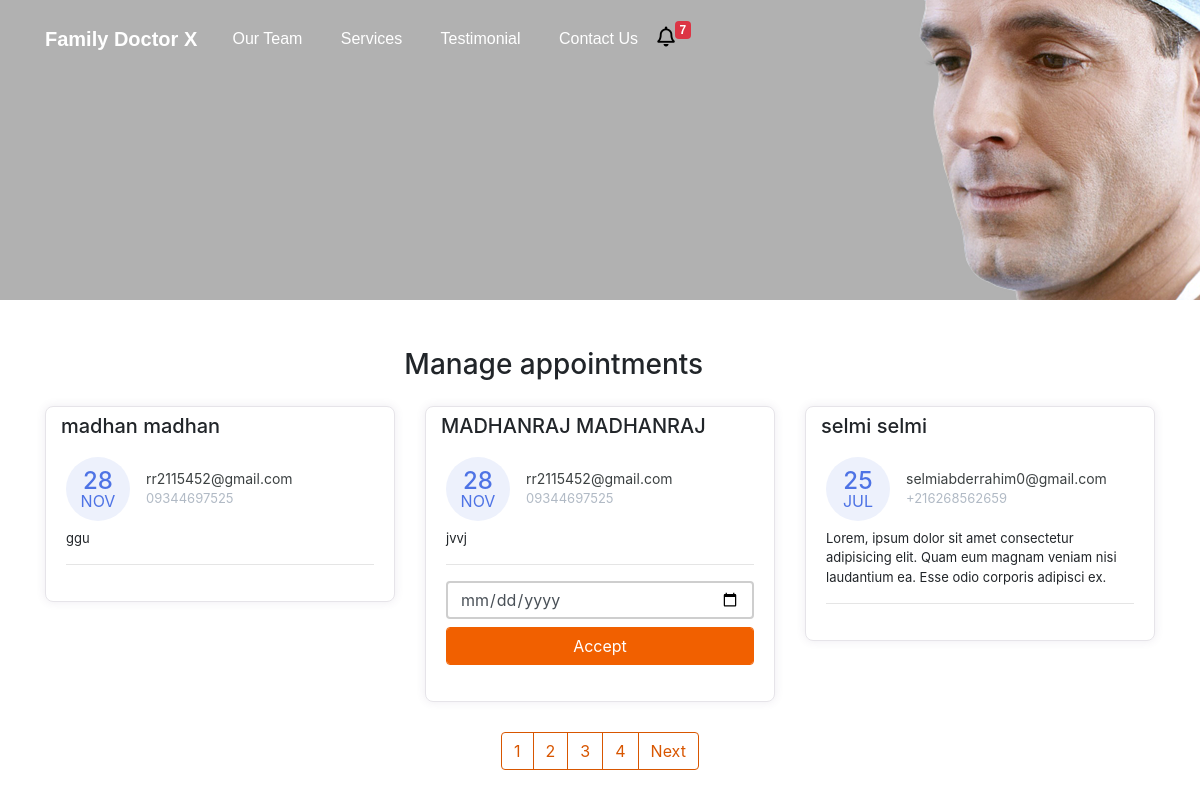
The page /manage-appointments/ on the database its author committed.
### doctor/models.py (models this page shows, shortened)
class Appointment(models.Model):
    first_name = models.CharField(max_length=50)
    last_name = models.CharField(max_length=50)
    email = models.CharField(max_length=50)
    phone = models.CharField(max_length=50)
    request = models.TextField(blank=True)
    sent_date = models.DateField(auto_now_add=True)
    accepted = models.BooleanField(default=False)
    accepted_date = models.DateField(auto_now_add=False, null=True, blank=True)
    class Meta:
        ordering = ["-sent_date"]

### doctor/views.py (the view, shortened to what this page needs)
# urls.py: path("manage-appointments/", ManageAppointmentTemplateView.as_view(), name="manage"),
class ManageAppointmentTemplateView(ListView):
    template_name = "manage-appointments.html"
    model = Appointment
    context_object_name = "appointments"
    login_required = True
    paginate_by = 3
    def get_context_data(self,*args, **kwargs):
        context = super().get_context_data(*args, **kwargs)
        appointments = Appointment.objects.all()
        context.update({
            "title":"Manage Appointments"
        })
        return context

### doctor/context_processors.py (called while the page is built)
def get_notification(request):
    count = Appointment.objects.filter(accepted=False).count()
    data = {
        "count":count
    }
    return data

### templates/manage-appointments.html (shortened to what this page needs)
{% extends 'base.html' %}
{% block content %}
    <div class="container mt-5">
        <div class="col-11 text-center mt-4 mb-4">
            <h3>
                Manage appointments
            </h3>
        </div>
        <div class="row">
        {% for app in appointments %}
            <div class="col-lg-4">
                <div class="card card-margin">
                    <div class="card-header no-border">
                        <h5 class="card-title">{{app.first_name}} {{app.last_name}}</h5>
                    </div>
                    <div class="card-body pt-0">
                        <div class="widget-49">
                            <div class="widget-49-title-wrapper">
                                <div class="widget-49-date-primary">
                                    <span class="widget-49-date-day">{{app.sent_date|date:"d"}}</span>
                                    <span class="widget-49-date-month">{{app.sent_date|date:"M"}}</span>
                                </div>
                                <div class="widget-49-meeting-info">
                                    <span class="widget-49-pro-title">{{app.email}}</span>
                                    <span class="widget-49-meeting-time">{{app.phone}}</span>
                                </div>
                            </div>
                            <div class="widget-49-meeting-points">
                                <span>{{app.request}}</span>
                            </div>
                            <hr class="w-100">
                            {% if app.accepted == False %}
                            <form method="POST" action="{% url 'manage' %}">
                            <div class="form-group">
                                <input type="date" name="date" class="form-control mb-2"
                                    placeholder="dd-mm-yyyy" value=""
                                    min="1997-01-01" max="2030-12-31">
                                <input class="btn-block btn-primary form-control" type="submit" value="Accept">
                            </div>
                            </form>
                            {% endif %}
                        </div>
                    </div>
                </div>
            </div>
        {% endfor %}
        </div>
        {% if is_paginated %}
        <div class="wrapper">
            <nav aria-label="Page navigation example">
                <ul class="pagination">
                    {% for number in page_obj.paginator.page_range %}
                    <li class="page-item"><a class="page-link" href="?page={{number}}">{{number}}</a></li>
                    {% endfor %}
                    {% if page_obj.has_next %}
                    <li class="page-item"><a class="page-link" href="?page={{page_obj.prebious_page_number}}">Next</a></li>
                    {% endif %}
                </ul>
            </nav>
        </div>
        {% endif %}
{% endblock content %}

### templates/base.html (shortened to what this page needs)
{% load static %}
<!DOCTYPE html>
<html lang="en">
<head>
  <link href="{% static 'css/bootstrap.min.css' %}" rel="stylesheet">
  <link rel="stylesheet" href="https://cdnjs.cloudflare.com/ajax/libs/font-awesome/5.15.3/css/all.min.css" />
  <link rel="stylesheet" href="{% static 'css/styles.css' %}" />
</head>
<body>
  <div class="header" style="
  background: rgb(177, 177, 177) url('../static/img/header.png') no-repeat fixed center
  {% if "appointment" in request.path %}
  max-height:300px!important;min-height:300px!important;
  {% endif %}
  ">
    <nav class="navbar navbar-dark navbar-expand-md navigation-clean-search">
        <div class="container"><a class="navbar-brand" href="{% url 'home' %}">Family Doctor X</a>
            <div class="collapse navbar-collapse"
                id="navcol-1">
                <ul class="nav navbar-nav">
                    <li class="nav-item" role="presentation">
                        <a class="nav-link active" href="#team">Our Team</a>
                    </li>
                    <li class="nav-item" role="presentation">
                        <a class="nav-link active" href="#services">Services</a>
                    </li>
                    <li class="nav-item" role="presentation">
                        <a class="nav-link active" href="#reviews">Testimonial</a>
                    </li>
                    <li class="nav-item" role="presentation">
                        <a class="nav-link active" href="#contact">Contact Us</a>
                    </li>
                  <li class="nav-item" role="presentation">
                    <a href="{% url 'manage' %}" style="float: left;cursor:pointer;" aria-expanded="true" title="You Have 6 New Appointments">
                      <i class="far fa-bell" style="font-size: 20px; float: left; color: black">
                      </i>
                  </a>
                  <span class="badge badge-danger">{{count}}</span>
                </li>
                </ul>
            </div>
        </div>
    </nav>
</div>
{% block content %}{% endblock content %}
</body>
</html>

### static/css/styles.css (style rules this page uses)
.header { background: rgb(177, 177, 177) url("img/header.png") no-repeat fixed center; min-height: 1000px; font-family:'Source Sans Pro', sans-serif; }
@media (min-width:768px) { .header { padding-bottom:120px; } }
.header .navbar { background:transparent; padding-top:.75rem; padding-bottom:.75rem; color:#fff; border-radius:0; box-shadow:none; border:none; }
@media (min-width:768px) { .header .navbar { padding-top:1rem; padding-bottom:1rem; } }
.header .navbar .navbar-brand { font-weight:bold; color:inherit; }
.header .navbar .navbar-collapse { border-top:1px solid rgba(255,255,255,0.3); margin-top:.5rem; }
@media (min-width:768px) { .header .navbar .navbar-collapse { border-color:transparent; margin:0; } }
.header .navbar .navbar-nav a.active, .header .navbar .navbar-nav > .show .dropdown-item { background:none; box-shadow:none; }
@media (min-width: 768px) { .header .navbar-nav .nav-link { padding-left:.7rem; padding-right:.7rem; } }
@media (min-width: 992px) { .header .navbar-nav .nav-link { padding-left:1.2rem; padding-right:1.2rem; } }
.form-control { box-shadow: none !important; outline: none !important; border: 2px solid #cecece; height: 38px; }
.title-box .border,.btn-primary,.back-to-top, .logo i,.question-q-box,.social-circle li a:hover { background-color: #f16000 !important; }
.btn-primary { border: 1px solid #f16000 !important; }
@media (min-width: 768px) { .navbar-nav>li>a { padding-top: 10px; padding-bottom: 10px; } }

### rows shown on the page
Appointment: first_name "madhan", last_name "madhan", sent_date "28", sent_date "NOV", email "rr2115452@gmail.com", phone "09344697525", request "ggu"
Appointment: first_name "MADHANRAJ", last_name "MADHANRAJ", sent_date "28", sent_date "NOV", email "rr2115452@gmail.com", phone "09344697525", request "jvvj"
Appointment: first_name "selmi", last_name "selmi", sent_date "25", sent_date "JUL", email "selmiabderrahim0@gmail.com", phone "+216268562659", request "Lorem, ipsum dolor sit amet consectetur adipisicing elit. Quam eum magnam veniam nisi laudantium ea. Esse odio corporis adipisci ex."

### other values the page prints
{{ count }} "7"
{{ number }} "1" "2" "3" "4"
